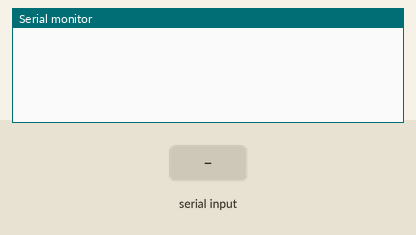
Recording of a sketch running on a simulated Arduino Uno, built with avr-gcc and run on an emulated ATmega328P. On the bench: the last lines printed to the serial monitor. The test bench sets the inputs (shaded band).

Above: at 1.2 s.
1.3 s: "w" received over the second serial link
At 2.3 s:
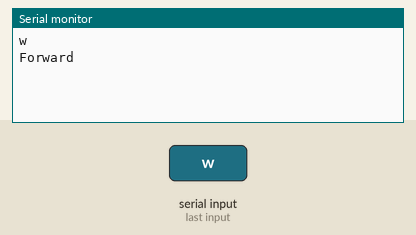
2.8 s: "b" received over the second serial link
At 3.5 s:
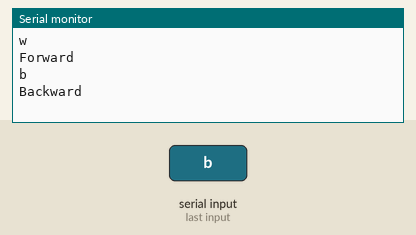
4.3 s: "l" received over the second serial link
At 4.6 s:
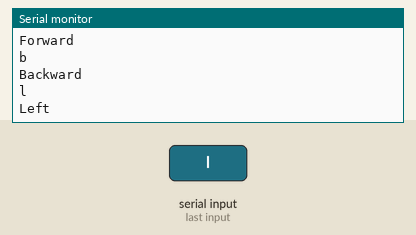
5.8 s: "r" received over the second serial link
At 7.0 s:
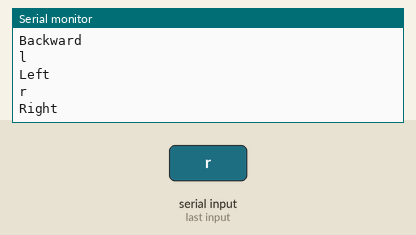
7.3 s: "s" received over the second serial link
At 8.1 s:
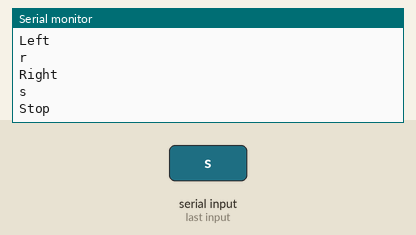

Measured:
- after the input at 1.3 s, the serial monitor: prints a new line at once (image 1)
- after the input at 2.8 s, the serial monitor: prints a new line at once (image 2)
- after the input at 4.3 s, the serial monitor: prints a new line at once (image 3)
- after the input at 5.8 s, the serial monitor: prints a new line at once (image 4)
- after the input at 7.3 s, the serial monitor: prints a new line at once (image 5)

The sketch:

blutooth1.ino
```cpp
#include<SoftwareSerial.h>
SoftwareSerial BT(12, 13);

void setup() {
  // put your setup code here, to run once:
  Serial.begin(9600);
  BT.begin(9600);
}

void loop() {
  // put your main code here, to run repeatedly:
  while (BT.available()) {
    char c = BT.read();
    Serial.println(c);
    if (c == 'w') {
      Serial.println("Forward");
    }
    if (c == 'b') {
      Serial.println("Backward");
    }
    if (c == 'l') {
      Serial.println("Left");
    }
    if (c == 'r') {
      Serial.println("Right");
    }
    if (c == 's') {
      Serial.println("Stop");
    }
  }

}
```
